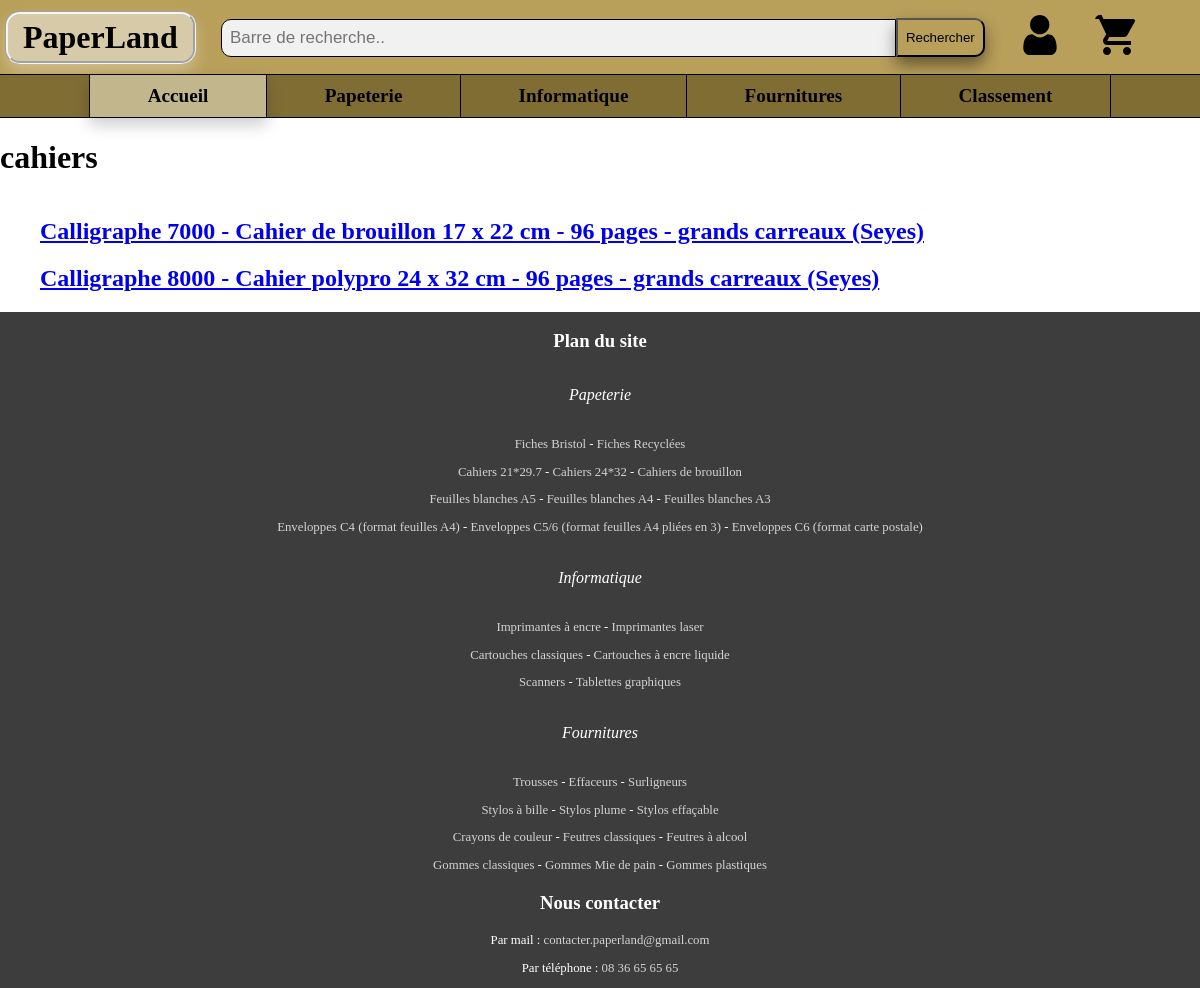
The app's page /cahiers with its own data.
### tables this page shows
CREATE TABLE Product (
  id INTEGER NOT NULL UNIQUE,
  name TEXT NOT NULL UNIQUE,
  category TEXT,
  price REAL,
  image TEXT,
  description TEXT,
  PRIMARY KEY(id AUTOINCREMENT),
  FOREIGN KEY(category) REFERENCES Category(name)
);

### dev/views.py (the view)
@app.route('/<category>')
def category(category:str):
    return render_template("category.html", category=category, products=db.get_products_in_category(category))

### dev/db.py (called while the page is built)
def get_db():
    if 'db' not in g:
        g.db = sqlite3.connect(
            current_app.config['DATABASE'],
            detect_types=sqlite3.PARSE_DECLTYPES
        )
        g.db.row_factory = sqlite3.Row
    return g.db

def gestion_db(function):
    def function_decorator(*args):
        db = get_db()
        cur = db.cursor()
        f = function(*args, cursor=cur)
        db.commit()
        cur.close()
        return f
    return function_decorator

@gestion_db
def get_products_in_category(category:str, /, cursor:sqlite3.Cursor=None) -> tuple:
    result = []
    for p in cursor.execute(f"SELECT * FROM product WHERE category='{category}'"):
        product = models.Product()
        product.id = p[0]
        product.name = p[1]
        product.category = p[2]
        product.price = p[3]
        product.image = p[4]
        product.description = p[5]
        result.append(product)
    return tuple(result)

### dev/templates/category.html (shortened to what this page needs)
{% extends 'base.html' %}
{% block content %}
<header>
    <h1 id="category-name">{{ category }}</h1>
</header>
<section id="products-list">
    <ul>
        {% for product in products %}
        <article class="article-product">
            <h2><a href="/{{category}}/{{product.id}}">{{ product.name }}</a></h2>
        </article>
        {% endfor %}
    </ul>
</section>
{% endblock %}

### dev/templates/base.html (shortened to what this page needs)
<!DOCTYPE html>
<html>
    <head>
        <link rel="stylesheet" href="{{ url_for('static', filename='css/style-base.css') }}"/>
        <link rel="stylesheet" href="{{ url_for('static', filename='css/style-404.css') }}"/>
        <link rel="stylesheet" href="{{ url_for('static', filename='css/style-profil.css') }}"/>
        <link rel="stylesheet" href="{{ url_for('static', filename='css/style-category.css') }}"/>
        <link rel="stylesheet" href="{{ url_for('static', filename='css/style-index.css') }}"/>
        <link rel="stylesheet" href="{{ url_for('static', filename='css/style-panier.css') }}"/>
    </head>
    <body>
        <header id="main-header">
            <div class="title-site">
                <h1 id="title">
                    <a href="/">PaperLand</a>
                </h1>
            </div>
            <div class="recherche">
                <form id="search-bar-client" method="GET">
                    <input type="text" id="recherche-site" placeholder="Barre de recherche.." name="search_bar" autocomplete="off">
                    <button type="submit" id="recherche-site" >Rechercher</button>
                </form>
            </div>
            <div class="icone">
                <div class="icone-profil">
                    <ul class=menu>
                        <li>
                            <div id="title-profil">
                                <a href="{{ url_for('profil') }}">
                                    <img src="{{ url_for('static', filename='img/user.svg') }}" alt="user icone" width="40px" id="profil">
                                </a>
                            </div>
                        </li>
                    </ul>
                </div>
                <div class="icone-kart">
                    <ul class="menu">
                        <li>
                            <div id="title-profil">
                                <a href="/panier/">
                                    <img src="{{ url_for('static', filename='img/shopping-cart.svg') }}" alt="shopping cart icone" width="40px" id="kart">
                                </a>
                            </div>
                        </li>
                    </ul>
                </div>
            </div>
        </header>
        <nav>
            <ul class=nav>
                <div id="title-cat">
                    <li id="accueil">
                        <a href="/">Accueil</a>
                    </li>
                </div>
                <li>
                    <div id="title-cat">
                        <a href="/papetrie/">Papeterie</a>
                    </div>
                </li>
                <li>
                    <div id="title-cat">
                        <a href="/informatique/">Informatique</a>
                    </div>
                </li>
                <li>
                    <div id="title-cat">
                        <a href="/fournitures/">Fournitures</a>
                    </div>
                </li>
                <li>
                    <div id="title-cat">
                        <a href="/classement/">Classement</a>
                    </div>
                </li>
            </ul>
        </nav>
        <div class="separator"></div>
        {% block content %}{% endblock %}
        <footer>
            <h3>Plan du site</h3>
            <div class=plan>
                <h4>Papeterie</h4>
                <p><a href="/papetrie/fiches-cartonnees/bristol">Fiches Bristol</a> - <a href="/papetrie/fiches-cartonnees/recyclee">Fiches Recyclées</a></p>
                <p><a href="/papetrie/cahiers/21-297">Cahiers 21*29.7</a> - <a href="/papetrie/cahiers/24-32">Cahiers 24*32</a> - <a href="/papetrie/cahiers/brouillon">Cahiers de brouillon</a></p>
                <p><a href="/papetrie/feuilles-blanches/A5">Feuilles blanches A5</a> - <a href="/papetrie/feuilles-blanches/A4">Feuilles blanches A4</a> - <a href="/papetrie/feuilles-blanches/A3">Feuilles blanches A3</a></p>
                <p><a href="/papetrie/enveloppes/C4">Enveloppes C4 (format feuilles A4)</a> - <a href="/papetrie/enveloppes/C5-6">Enveloppes C5/6 (format feuilles A4 pliées en 3)</a> - <a href="/papetrie/enveloppes/C6">Enveloppes C6 (format carte postale)</a></p>
                <h4>Informatique</h4>
                <p><a href="/informatique/imprimantes/encre">Imprimantes à encre</a> - <a href="/informatique/imprimantes/laser">Imprimantes laser</a></p>
                <p><a href="/informatique/cartouches/classique">Cartouches classiques</a> - <a href="/informatique/cartouches/encre-liquide">Cartouches à encre liquide</a></p>
                <p><a href="/informatique/scanners/">Scanners</a> - <a href="/informatique/tablettes/">Tablettes graphiques</a></p>
                <h4>Fournitures</h4>
                <p><a href="/fournitures/trousses/">Trousses</a> - <a href="/fournitures/effaceurs/">Effaceurs</a> - <a href="/fournitures/surligneurs">Surligneurs</a></p>
                <p><a href="/fournitures/stylos/bille">Stylos à bille</a> - <a href="/fournitures/stylos/plume">Stylos plume</a> - <a href="/fournitures/stylos/effaçable">Stylos effaçable</a></p>
                <p><a href="/fournitures/crayons-couleur">Crayons de couleur</a> - <a href="/fournitures/feutres/classique">Feutres classiques</a> - <a href="/fournitures/feutres/alcool">Feutres à alcool</a></p>
                <p><a href="/fournitures/gommes/classique">Gommes classiques</a> - <a href="/fournitures/gommes/mie-de-pain">Gommes Mie de pain</a> - <a href="/fournitures/gommes/plastique">Gommes plastiques</a></p>
            </div>
            <h3>Nous contacter</h3>
            <div class=contact>
                <p>Par mail : <a href="mailto:contacter.paperland@gmail.com?subject=Objet :&body= Bonjour/Bonsoir">contacter.paperland@gmail.com</a></p>
                <p>Par téléphone : <a href="tel:08 36 65 65 65">08 36 65 65 65</a></p>
            </div>
        </footer>
    </body>
</html>

### dev/static/css/style-base.css (style rules this page uses)
body { margin: 0; padding: 0; background-image: url('../img/background.jpg'); background-size: cover; display: flex; flex-flow: column; min-height: 100vh; }
#main-header { margin: 0; padding: 5px; display: flex; flex-direction: row; align-items: center; justify-content: space-between; background-color: rgb(184, 159, 90); }
#title { margin: 0; padding: 0; padding: 5px 15px; background-color: rgba(245, 245, 245, 0.5); box-shadow: 0px 8px 16px 0px rgba(255, 255, 255, 0.3); border-radius: 15px; border-style: groove; border-color: whitesmoke; transition: background-color 2s ease; }
#title a { text-decoration: none; color: black; user-select: none; font-family: 'logo-paperland'; }
.title-site { width: min-content; }
#search-bar-client { display: flex; width: max-content; }
#search-bar-client input { padding: 8px; font-size: 17px; border: 1px solid black; float: left; min-width: 675px; background: #f1f1f1; border-bottom-left-radius: 10px; border-bottom-right-radius: 0px; border-top-left-radius: 10px; border-top-right-radius: 0px; }
#search-bar-client::after { content: ""; clear: both; display: table; }
.recherche button#recherche-site { background-color:rgb(184, 159, 90); padding: 8px; box-shadow: 0px 8px 16px 0px rgba(0, 0, 0, 0.452); border-bottom-left-radius: 0px; border-bottom-right-radius: 10px; border-top-left-radius: 0px; border-top-right-radius: 10px; }
.separator { height: 1px; width: 100%; margin-left: 0%; background-color: black; }
#title-cat a { display: block; padding: 10px 3em; }
.nav { display: flex; flex-direction: row; justify-content: center; background-color: rgb(128, 109, 52); padding: 0; margin: 0; }
.nav li { display: block; user-select: none; }
.nav a { text-decoration: none; color: black; font-family: verdana; font-size: 1.2em; font-weight: bold; border: solid black; border-width: 0px 1px 0px 0px; }
#accueil { background-color: rgb(194, 183, 140); border: solid black; border-width: 0px 0px 0px 1px; box-shadow: 0px 8px 16px 0px rgba(0,0,0,0.2); }
#title-profil a { display: block; }
.menu { display: flex; flex-direction: row; justify-content: center; padding: 0; margin: 0; }
.menu li { display: block; user-select: none; }
.icone { display: flex; flex-direction: row; }
.icone img { padding: 10px; border-radius: 15px; }
.icone a { user-select: none; }
.icone-profil { margin-right: 15px; }
.icone-kart { margin-right: 50px; }
footer { text-align: center; font-family: Verdana; margin-top: auto; left: 0; bottom: 0; width: 100%; background-color: rgb(61, 61, 61); color: white; }
footer h4 { font-weight: normal; font-style: oblique; padding: 1% 5%; }
footer p { padding: 0 7%; font-size: 0.8em; }
footer a { color: lightgray; text-decoration: none; }

### dev/static/css/style-profil.css (style rules this page uses)
input, select { width: 25%; padding: 4px; padding-left: 6px; margin-top: 1px; box-sizing: border-box; border: 1px solid gray; border-radius: 3px; font-family: 'Trebuchet MS', sans-serif; font-size: 1em; }

### records on screen
Product: name "Calligraphe 7000 - Cahier de brouillon 17 x 22 cm - 96 pages - grands carreaux (Seyes)"
Product: name "Calligraphe 8000 - Cahier polypro 24 x 32 cm - 96 pages - grands carreaux (Seyes)"

### other values on screen
{{ category }} "cahiers"
